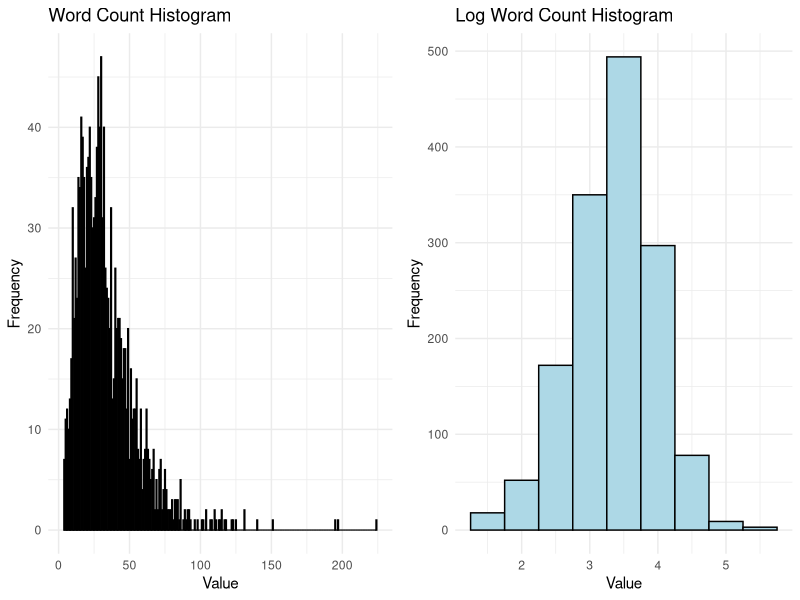
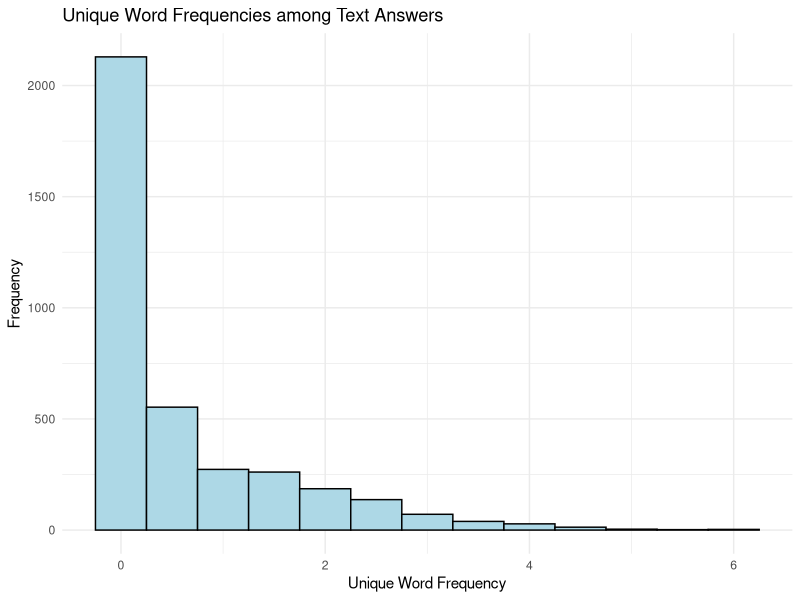
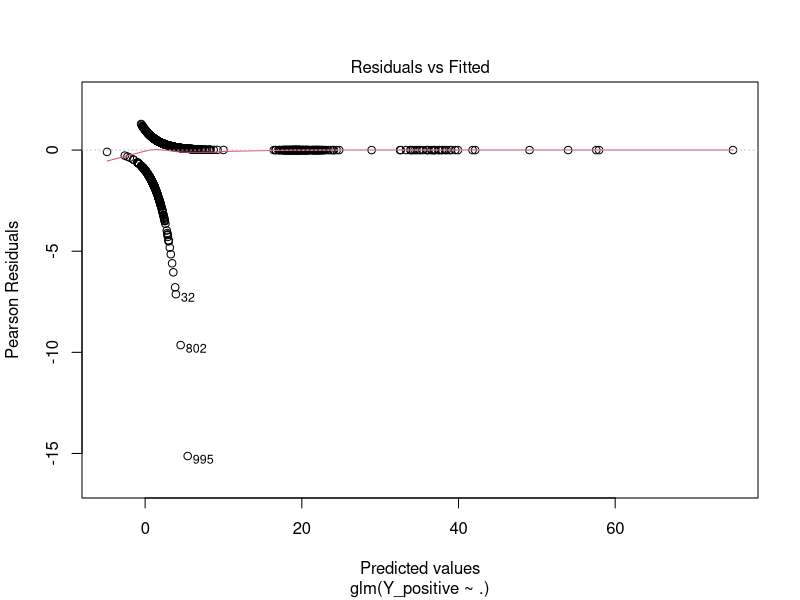
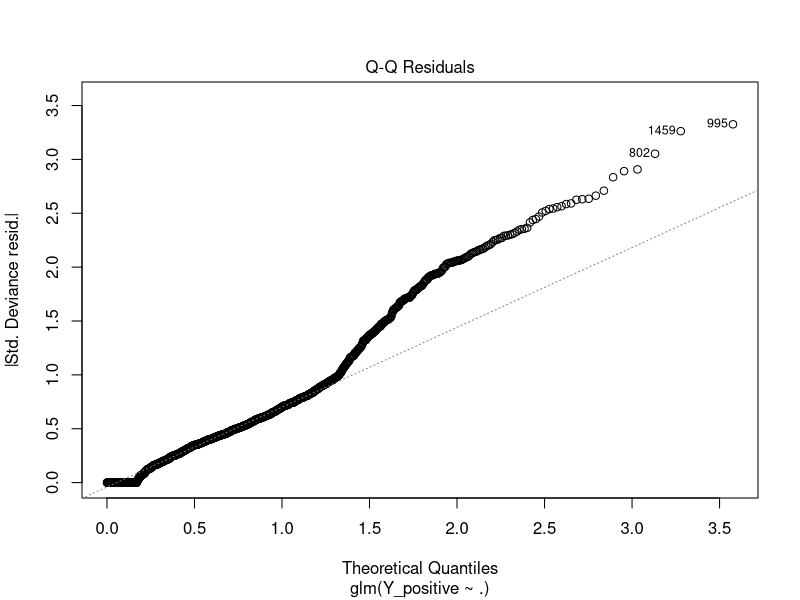
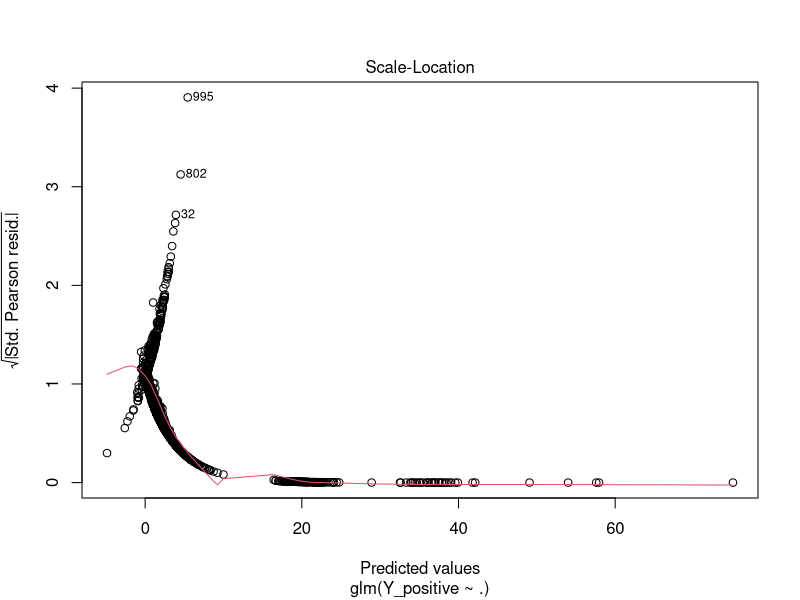
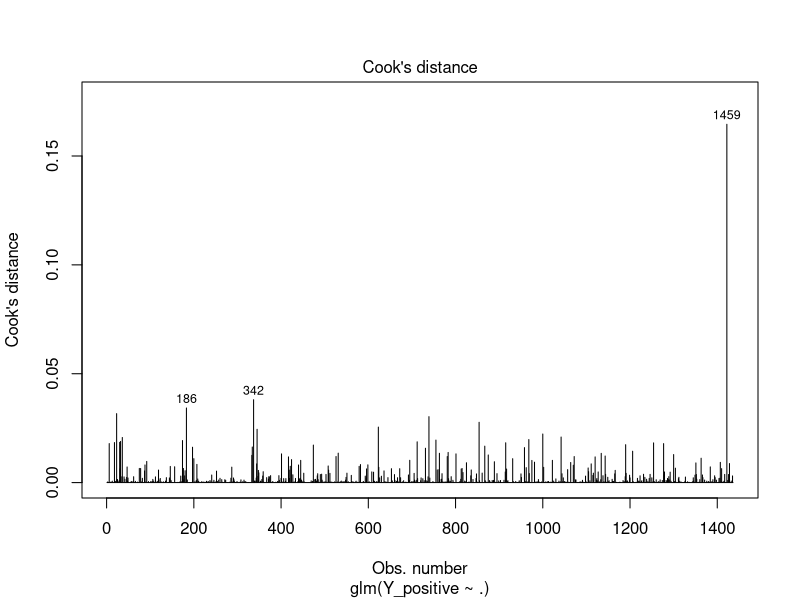
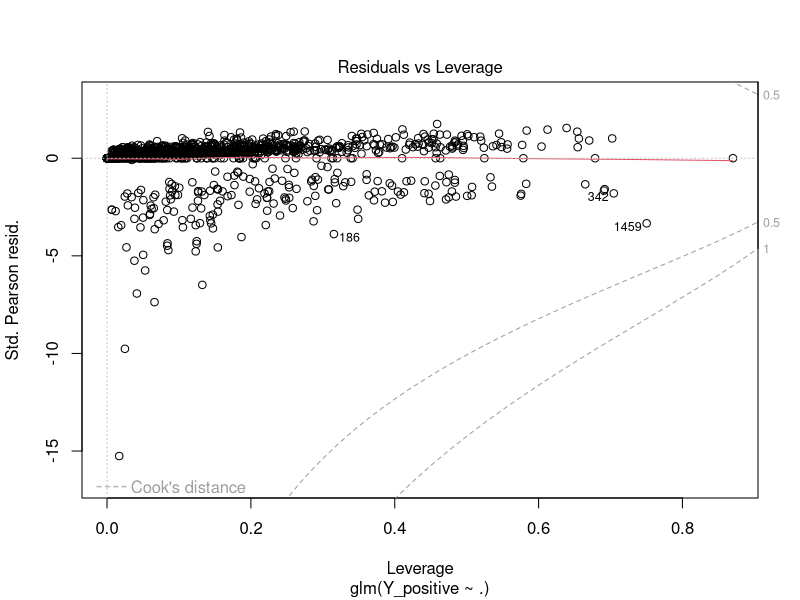
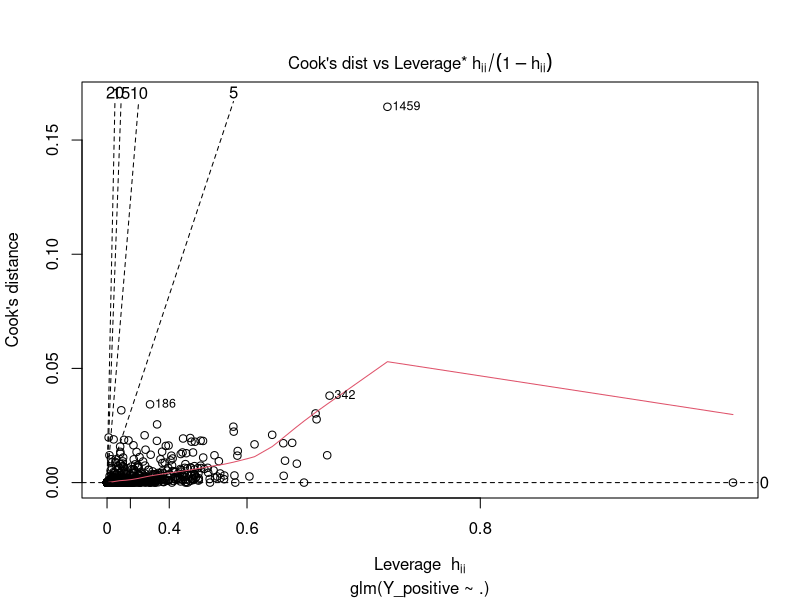

Reproduce these figures in R, in order.
## ---- chunk 1
library(stringr)
library(ggplot2)
library(dplyr)
library(gridExtra)
library(tidytext)
library(tm)
## ---- chunk 2
set.seed(2023)
data = read.csv("data.csv")


data %>% 
  select(-Answer) %>% 
  summarize(across(.fns = sum, .cols = everything())) %>% 
  table()
## ---- chunk 3

data <- data %>% mutate(word_count = str_count(Answer, "\\w+"), 
                       log_word_count = log(word_count))
data <- data %>% mutate(positive = rowSums(data[, c(8, 11, 13, 15, 16, 18, 19)]) > 0)
data <- data %>% mutate(negative = rowSums(data[, c(2:7, 9, 10, 12, 14, 17)]) > 0)
## ---- chunk 4
hist_word_count <- ggplot(data, aes(x = word_count)) +
  geom_histogram(binwidth = 0.5, fill = "lightblue", color = "black") +
  labs(
    title = "Word Count Histogram",
    x = "Value",
    y = "Frequency"
  ) +
  theme_minimal()

hist_log_word_count <- ggplot(data, aes(x = log_word_count)) +
  geom_histogram(binwidth = 0.5, fill = "lightblue", color = "black") +
  labs(
    title = "Log Word Count Histogram",
    x = "Value",
    y = "Frequency"
  ) +
  theme_minimal()

# Arrange the histograms side by side
grid.arrange(hist_word_count, hist_log_word_count, ncol = 2)
## ---- chunk 5
tidy_answer <- data %>% 
  mutate(row_id = row_number()) %>% 
  select(row_id, Answer) %>% 
  unnest_tokens(word, Answer)
## ---- chunk 6
tidy_answer <- tidy_answer %>% 
  mutate(word = tolower(word)) %>% 
  mutate(word = gsub("[[:punct:]]", "", word))
## ---- chunk 7
tidy_answer <- tidy_answer %>% anti_join(stop_words)
## ---- chunk 8
word_frequencies <- tidy_answer %>%
  group_by(row_id, word) %>%
  tally() %>%
  ungroup()
## ---- chunk 9
total_word_frequencies <- word_frequencies %>%
  group_by(word) %>%
  summarize(total_frequency = sum(n))
## ---- chunk 10
answer_word_frequencies <- ggplot(total_word_frequencies, aes(x = log(total_frequency))) +
  geom_histogram(binwidth = 0.5, fill = "lightblue", color = "black") +
  labs(
    title = "Unique Word Frequencies among Text Answers",
    x = "Unique Word Frequency",
    y = "Frequency"
  ) +
  theme_minimal()

answer_word_frequencies
## ---- chunk 11
threshold <- total_word_frequencies %>% 
  pull(total_frequency) %>%
  quantile(0.95)

top_words <- total_word_frequencies %>% 
  filter(total_frequency >= threshold)
head(top_words, 15)
## ---- chunk 12
dtm <- tidy_answer %>%
  filter(word %in% top_words$word) %>% 
  count(row_id, word) %>%
  cast_dtm(row_id, word, n)

dtm <- as.matrix(dtm)

cooc_matrix <- t(dtm) %*% dtm
## ---- chunk 13
diag(cooc_matrix) <- 0
cooc_matrix[upper.tri(cooc_matrix)] <- 0
## ---- chunk 14
tmp <- rownames(cooc_matrix) <- colnames(cooc_matrix)
## ---- chunk 15
ind <- which(cooc_matrix >= threshold, arr.ind = T)
freqs <- cooc_matrix[ind]

word_pairs <- cbind(tmp[ind[,1]],tmp[ind[,2]],freqs) %>% 
  as.data.frame()
colnames(word_pairs) <- c("Word1","Word2","Frequency")

word_pairs <- word_pairs[order(freqs, decreasing = T), ]
head(word_pairs, 15)
## ---- chunk 16
Y_positive = data$positive
X = as.data.frame(cbind(dtm, Y_positive))
lm1 = glm(Y_positive ~ ., family = "binomial", data = X)
summary(lm1)
plot(lm1, which = 1:6)
## ---- chunk 17
Y_negative = data$negative
X = as.data.frame(cbind(dtm, Y_negative))
lm2 = glm(Y_negative ~ ., family = "binomial", data = X)
summary(lm2)
plot(lm2, which = 1:6)
